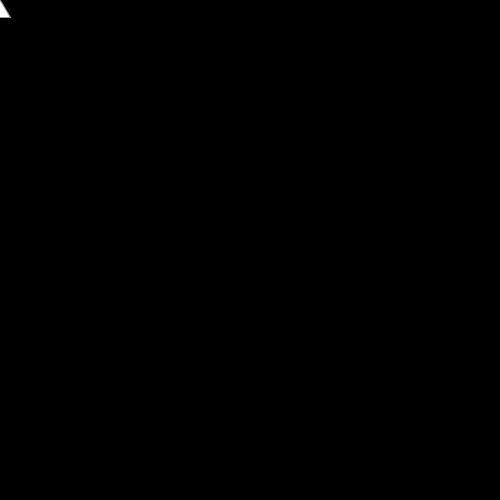
Frame 1 (no input)
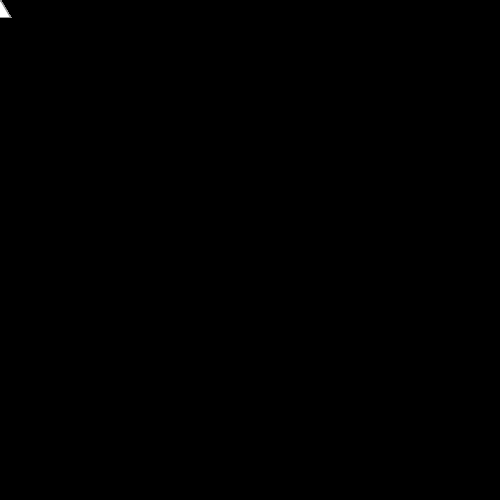
Frame 60 (the mouse pressed at the canvas centre just before this capture)
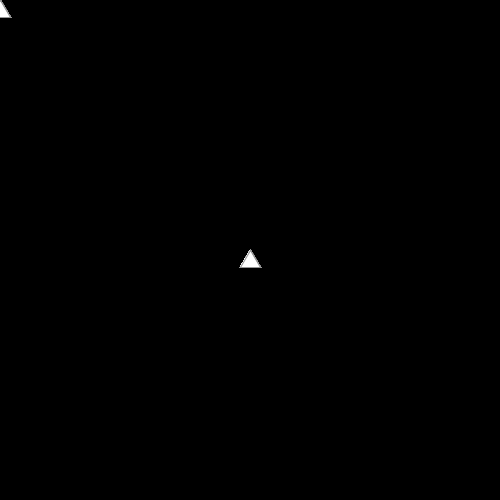
Frame 120 (the mouse held since frame 60 and released just before this capture)

The Processing sketch that drew these frames (run headless with seeded random() and noise(); from frame 60 on, the mouse is pressed at the canvas centre):

// Processing sketch: Exercise014_01
// ── Exercise014_01.pde
void setup() {
  size(500, 500);
  background(0);
}

void draw() {
  stroke(150);
  triangle(mouseX, mouseY, mouseX+10, mouseY+17, mouseX-10, mouseY+17);
}
